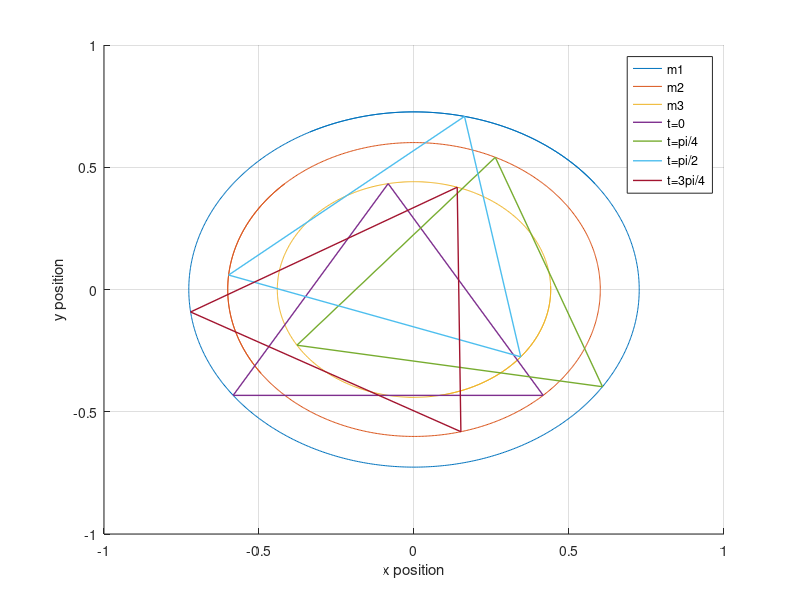
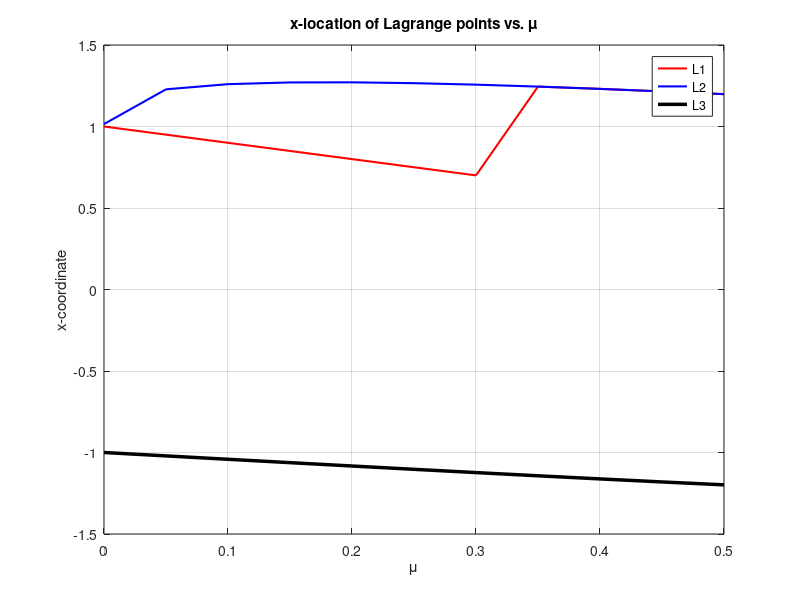

These charts were generated, in order, by the following MATLAB code:
function hw7_aste580

    %% Problem 1 
    r1_0 = [0, 0, 0];
    v1_0 = [0, 0, 0];
    r2_0 = [1, 0, 0];
    v2_0 = [0, sqrt(6), 0];
    r3_0 = [0.5, sqrt(3)/2, 0];
    v3_0 = [-3*sqrt(2)/2, sqrt(6)/2, 0];

    range = 0:pi/1000:pi;
    init_values = [r1_0 v1_0 r2_0 v2_0 r3_0 v3_0];
    options = odeset('RelTol', 1e-13, 'AbsTol', 1e-13, 'InitialStep', 1e-13);
    [t, drdt_dvdt] = ode45(@three_body_equations, range, init_values, options);

    r1 = [drdt_dvdt(:,1), drdt_dvdt(:,2), drdt_dvdt(:,3)];
    v1 = [drdt_dvdt(:,4), drdt_dvdt(:,5), drdt_dvdt(:,6)];

    r2 = [drdt_dvdt(:,7), drdt_dvdt(:,8), drdt_dvdt(:,9)];
    v2 = [drdt_dvdt(:,10), drdt_dvdt(:,11), drdt_dvdt(:,12)];
    
    r3 = [drdt_dvdt(:,13), drdt_dvdt(:,14), drdt_dvdt(:,15)];
    v3 = [drdt_dvdt(:,16), drdt_dvdt(:,17), drdt_dvdt(:,18)];

    r_cm = (r1 + 2.*r2 + 3.*r3)./6;
    % Indices where t = 0, pi/4, pi/2, 3pi/4
    t_vals = [0, pi/4, pi/2, 3*pi/4];
    t_indices = find(ismember(t, t_vals));
    
    % Relative positions: r_i - r_cm for r1, r2, r3
    r_all = {r1, r2, r3};
    r_rel = cell(3,1);
    for j = 1:3
        r_rel{j} = r_all{j}(t_indices,:) - r_cm(t_indices,:);
    end
    
    % Construct closed-loop polygons (each row = one time)
    polys_x = cell(4,1);
    polys_y = cell(4,1);
    for k = 1:4
        px = zeros(1,4);
        py = zeros(1,4);
        for j = 1:3
            px(j) = r_rel{j}(k,1);
            py(j) = r_rel{j}(k,2);
        end
        px(4) = px(1);
        py(4) = py(1);
        polys_x{k} = px;
        polys_y{k} = py;
    end
    
    % Plot full relative trajectories
    figure(1); hold on;
    for j = 1:3
        plot(r_cm(:,1) - r_all{j}(:,1), r_cm(:,2) - r_all{j}(:,2));
    end
    
    % Plot closed-loop triangles at specific time steps
    for k = 1:4
        plot(polys_x{k}, polys_y{k}, 'LineWidth', 1);
    end
    grid on; 
    legend('m1', 'm2', 'm3', 't=0', 't=pi/4', 't=pi/2', 't=3pi/4')
    xlabel('x position')
    ylabel('y position')

    %% Problem 2 
    u = 1e-5:(0.5-1e-5)/10:0.5;
    % Define the potential derivative at y = 0
    dVdx = @(x, mu) x - (1 - mu) * (x + mu) ./ ((x + mu).^2).^(3/2) - mu * (x - 1 + mu) ./ ((x - 1 + mu).^2).^(3/2);
    
    L1 = zeros(size(u));
    L2 = zeros(size(u));
    L3 = zeros(size(u));
    
    for i = 1:length(u)
        mu = u(i);
        f = @(x) dVdx(x, mu);
        
        % Find L1, L2, L3 near their expected locations
        L1(i) = fzero(f, 1 - mu/3);     % Between two bodies
        L2(i) = fzero(f, 1.2);          % Beyond secondary
        L3(i) = fzero(f, -1);           % Beyond primary
    end
    
    % Plotting
    figure;
    plot(u, L1, 'r-', 'DisplayName', 'L1', 'LineWidth', 1.5);
    hold on;
    plot(u, L2, 'b-', 'DisplayName', 'L2', 'LineWidth', 1.5);
    plot(u, L3, 'k-', 'DisplayName', 'L3', 'LineWidth', 2.5);
    xlabel('\mu');
    ylabel('x-coordinate');
    legend;
    title('x-location of Lagrange points vs. \mu');
    grid on;


    
end

function drdt_dvdt = three_body_equations(~, y)
    r1 = y(1:3);
    v1 = y(4:6);
    r2 = y(7:9);
    v2 = y(10:12);
    r3 = y(13:15);
    v3 = y(16:18);

    r21 = r1 - r2;
    r31 = r1 - r3;
    r12 = r2 - r1;
    r32 = r2 - r3;
    r13 = r3 - r1;
    r23 = r3 - r2;

    % r1dot = v1
    drdt_dvdt(1, 1) = v1(1);
    drdt_dvdt(2, 1) = v1(2);
    drdt_dvdt(3, 1) = v1(3);

    % v1dot
    drdt_dvdt(4, 1) = -2/(norm(r21)^3) * r21(1) - 3/(norm(r31)^3) * r31(1);
    drdt_dvdt(5, 1) = -2/(norm(r21)^3) * r21(2) - 3/(norm(r31)^3) * r31(2);
    drdt_dvdt(6, 1) = -2/(norm(r21)^3) * r21(3) - 3/(norm(r31)^3) * r31(3);
    
    % r2dot = v2 
    drdt_dvdt(7, 1) = v2(1);
    drdt_dvdt(8, 1) = v2(2);
    drdt_dvdt(9, 1) = v2(3);
    
    % v2dot 
    drdt_dvdt(10, 1) = -1/(norm(r12)^3) * r12(1) - 3/(norm(r32)^3) * r32(1);
    drdt_dvdt(11, 1) = -1/(norm(r12)^3) * r12(2) - 3/(norm(r32)^3) * r32(2);
    drdt_dvdt(12, 1) = -1/(norm(r12)^3) * r12(3) - 3/(norm(r32)^3) * r32(3);

    % r3dot = v3
    drdt_dvdt(13, 1) = v3(1);
    drdt_dvdt(14, 1) = v3(2);
    drdt_dvdt(15, 1) = v3(3);

    % v3dot 
    drdt_dvdt(16, 1) = -1/(norm(r13)^3) * r13(1) - 2/(norm(r23)^3) * r23(1);
    drdt_dvdt(17, 1) = -1/(norm(r13)^3) * r13(2) - 2/(norm(r23)^3) * r23(2);
    drdt_dvdt(18, 1) = -1/(norm(r13)^3) * r13(3) - 2/(norm(r23)^3) * r23(3);
end